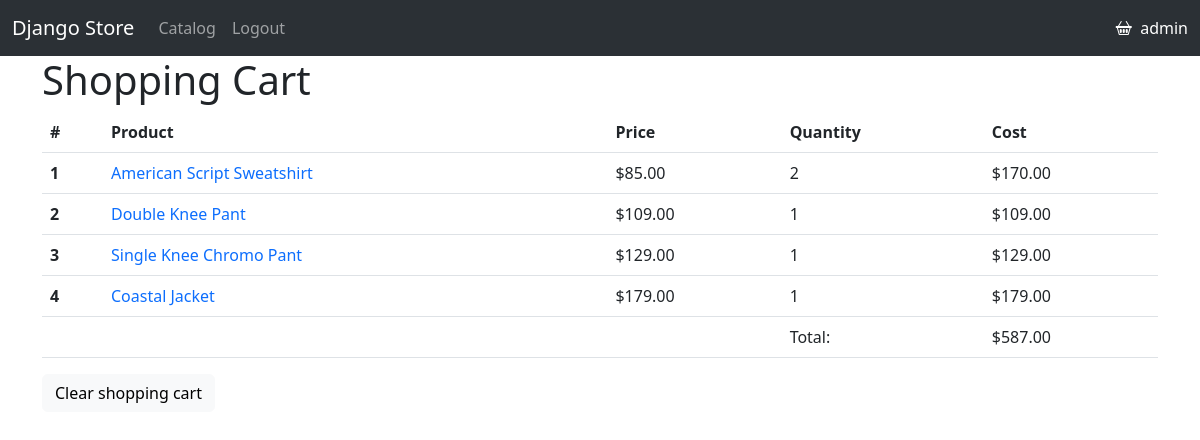
The page /cart/ (signed in) on the database as committed earlier.
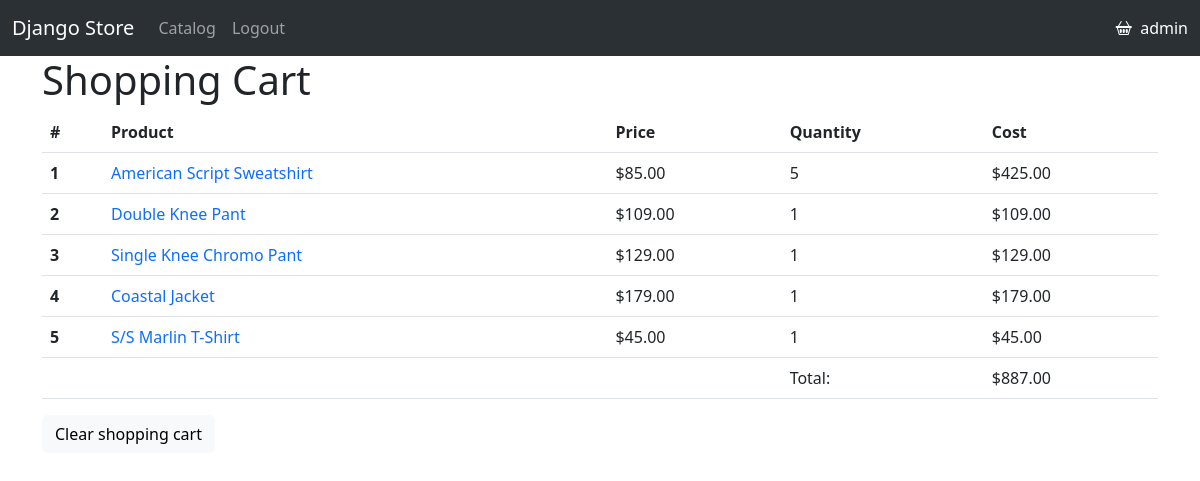
The same page on the database as committed later.
### shopping_cart/models.py (models this page shows)
class CartItem(models.Model):
    cart = models.ForeignKey(Cart, on_delete=models.CASCADE, related_name='items')
    product = models.ForeignKey(Product, on_delete=models.CASCADE)
    quantity = models.PositiveIntegerField(default=0)
    def get_cost(self):
        return self.product.price * self.quantity

class Cart(models.Model):
    user = models.ForeignKey(User, on_delete=models.CASCADE)
    updated_at = models.DateTimeField(auto_now_add=True)
    def get_total_cost(self):
        return sum(item.get_cost() for item in self.items.all())

### catalog/models.py (models this page shows, shortened)
class Product(models.Model):
    CATEGORY_CHOICES = [
        ('TS', 'T-shirts'),
        ('SW', 'Sweatshirts'),
        ('PN', 'Pants'),
        ('JC', 'Jackets'),
    ]
    name = models.CharField(max_length=150)
    category = models.CharField(max_length=2, choices=CATEGORY_CHOICES, default=None)
    article_number = models.CharField(max_length=50, unique=True)
    price = models.FloatField()
    stock = models.PositiveIntegerField(default=0)
    image = models.ImageField(upload_to='images/catalog')

### shopping_cart/views.py (the view)
# urls.py: path('cart/', views.show_cart, name='show_cart'),
def show_cart(request):
    cart, _ = Cart.objects.get_or_create(user=request.user)
    return render(request, 'shopping_cart/cart.html', {'cart': cart})

### shopping_cart/templates/shopping_cart/cart.html (shortened to what this page needs)
{% extends 'base.html' %}
{% block content%}
<h1>Shopping Cart</h1>
{% if cart.items.all %}
    <table class="table">
        <thead>
        <tr>
            <th scope="col">#</th>
            <th scope="col">Product</th>
            <th scope="col">Price</th>
            <th scope="col">Quantity</th>
            <th scope="col">Cost</th>
        </tr>
        </thead>
        <tbody>
        {% for item in cart.items.all %}
            <tr>
                <th scope="row">{{ forloop.counter }}</th>
                <td><a href="{% url 'catalog:product_detail' item.product.pk %}" class="text-decoration-none">{{ item.product.name }}</a></td>
                <td>${{ item.product.price|floatformat:2 }}</td>
                <td>{{ item.quantity }}</td>
                <td>${% widthratio item.product.price 1 item.quantity as result %}{{result|floatformat:2}}</td>
            </tr>
        {% endfor %}
            <tr>
                <th scope="row"></th>
                <td></td>
                <td></td>
                <td>Total:</td>
                <td>${{ cart.get_total_cost|floatformat:2 }}</td>
            </tr>
      </tbody>
    </table>
    <a href="{% url 'shopping_cart:clear_cart' %}" type="button" class="btn btn-light">Clear shopping cart</a>
{% else %}
    <p>Your shopping cart is empty</p>
{% endif %}
{% endblock %}

Rows that differ between the two databases and show on the page:
changed CartItem "American Script Sweatshirt": quantity "2" → "5"; result "170.00" → "425.00"
added CartItem: product.name "S/S Marlin T-Shirt", product.price "45.00", quantity "1", result "45.00"
changed through a linked row, Cart: get_total_cost "587.00" → "887.00"
